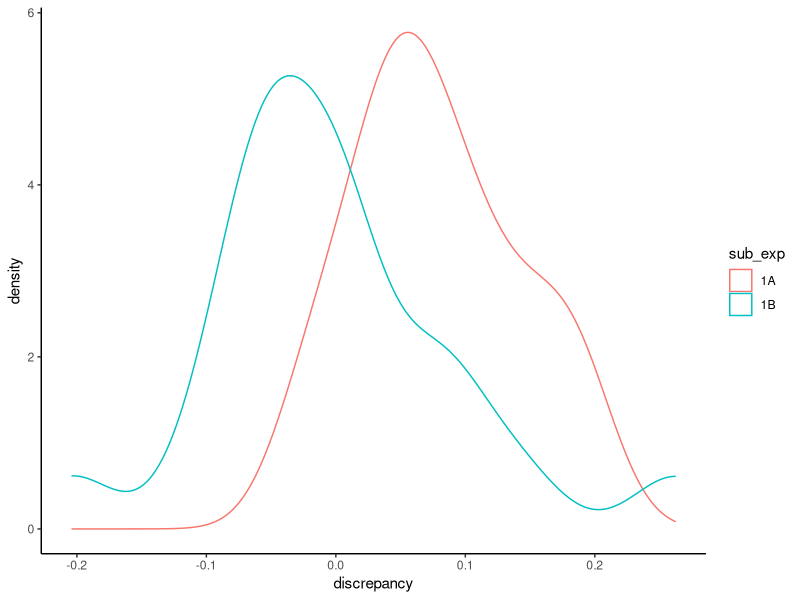
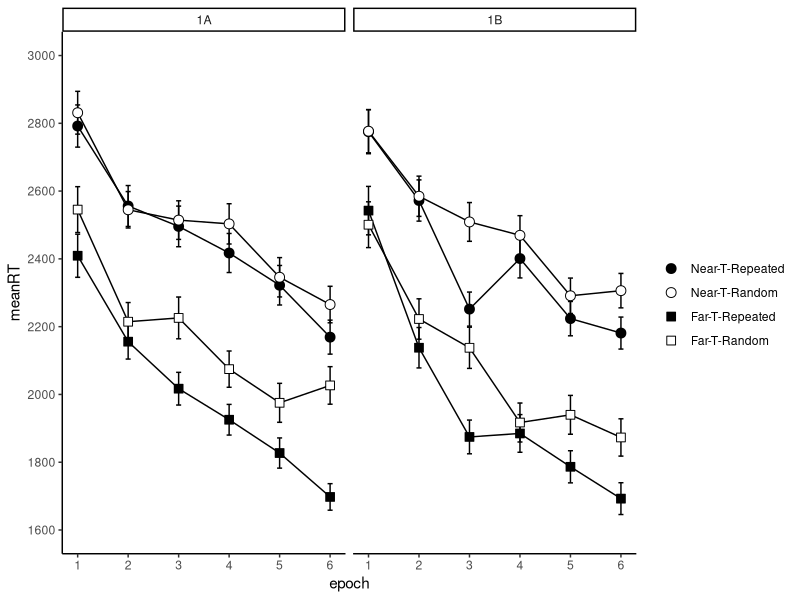

Generate these figures, in order, with R: (Note: this script raises an error after producing the figures.)
## ---- chunk 1
knitr::opts_chunk$set(echo = FALSE, include = FALSE)
date_compiled_title = c("PDF created on", date())
## ---- chunk 2
library(tidyverse)
library(broom)
library(kableExtra)
library(ggrepel)
library(afex)
library(BayesFactor)

theme_set(theme_classic())

setwd(dirname(rstudioapi::getActiveDocumentContext()$path)) # set wd to current file location

data <- read_csv("data_tidy_CCVR03.csv")

# split into main data and awareness phase
dataAw <- filter(data, phase == 2)
dataMain <- 
  filter(data, phase == 1) %>% 
  mutate(TT = if_else(set %in% c(1,2), "repeated", "random"), # recode set into 2 variables
         targ_depth = if_else(set %in% c(1,3), "near", "far"),
         epoch = ceiling(block/5)) %>% 
  select(sub_exp:phase, epoch, block:set, TT, targ_depth, everything())

# did anyone not finish the main task? (yes, one participant)
did_not_finish <- 
  dataMain %>% 
  group_by(subj) %>% 
  count() %>% 
  filter(n < 480)

# remove any participant that failed to finish the main task
dataMain <- dataMain %>% 
  filter(!subj %in% did_not_finish$subj)

## ---- chunk 3
# get demographic information from each participant
data_demog <- 
  dataMain %>% 
  group_by(subj) %>% 
  slice(1) %>% # take top row
  select(subj,sub_exp, age,gender)

# create summary stats of gender, number of participants
demog_summary <- 
  data_demog %>% 
  group_by(sub_exp) %>% 
  summarise(n = n(),
            mean_age = mean(age),
            sd_age = sd(age),
            males = sum(gender=="M"),
            females = sum(gender=="F"),
            non_binary = sum(!gender %in% c("M", "F")))

# summary statistics of response patterns, by sub_exp
basic_resp_stats <- 
  dataMain %>%
  group_by(sub_exp,subj) %>%
  summarise(mean_RT = mean(RT),
            mean_Extra_Resp = mean(num_additional_Rs),
            perc_Rs_Over1 = sum(num_additional_Rs>0)/n(),
            perc_Rs_Over2 = sum(num_additional_Rs>1)/n()) %>% 
  group_by(sub_exp) %>% 
  summarise_all(list(mean = mean, sd = sd)) %>% # from participant summaries, compute sub exp. summary stats
  select(-contains("subj"))
## ---- chunk 4
# what was the distribution of responses by sub_experiment?
dataMain %>% 
  filter(pattern %in% c(2,4)) %>% 
  group_by(sub_exp, num_additional_Rs) %>%
  summarise(n_trials = n(),
            mean_RT = mean(RT)) %>% 
  mutate(prop = n_trials/sum(n_trials)) %>% 
  filter(num_additional_Rs<10)
# this analysis isn't reported, but most common was for trials to have 0 (registered response first time), 1, or 2 additional spacebar responses
## ---- chunk 5
# filter trials with more than 2 responses (num additional Rs > 1), timeouts,
# and outlier RTs  
data <- 
  dataMain %>% 
  filter(num_additional_Rs<=1, 
         dist_to_T>=0,
         RT < 10000) %>%  # too many responses and timeouts
  group_by(subj) %>% 
  mutate(zRT = scale(RT)) %>% 
  filter(between(zRT,-2.5,2.5)) %>% 
  ungroup() 

# what percentage of trials were removed for each participant?
perc_removed <- 
  data %>%
  group_by(subj) %>% 
  summarise(perc = (1 - (n()/480))*100)

# compute normalised RT (norm_RT), for calculating w/s error bars (i.e., Cosin)
data <- 
  data %>% 
  # group_by(subj) %>% # within each experiment, and each subject
  # summarise(sub_MeanRT = mean(RT)) %>% # calculate the mean RT for the subject
  # mutate(sample_MeanRT = mean(sub_MeanRT)) %>% # the overall mean RT for the sample in that experiment
  # ungroup() %>% # ungroup the data, to allow for removal of variable
  # left_join(data, by = "subj") %>% # join to the original data frame
  # mutate(norm_RT = RT - sub_MeanRT + sample_MeanRT) %>% # compute the normalised RT, from the RT, subject mean and sample mean
  # select(sub_exp, subj, age:RT, norm_RT, everything(), -sub_MeanRT, -sample_MeanRT)
  select(sub_exp, subj, age:RT, everything())
  
## ---- chunk 6
# Is anyone an outlier in terms of mean RT? 
overall_RT_Means <- 
  data %>% 
  group_by(sub_exp, subj) %>% 
  summarise(meanRT = mean(RT)) %>% 
  mutate(z_meanRT = scale(meanRT)) 

overall_RT_Means %>% 
  filter(!between(z_meanRT, -2.5, 2.5)) # no Ps detected

# Is anyone an outlier in terms of percent removed?
perc_removed <-
  perc_removed %>%
  mutate(z_perc = scale(perc))

perc_removed_outliers <-
  perc_removed %>%
  filter(!between(z_perc, -2.5, 2.5)) %>%  # two Ps detected
  pull(subj)

# remove the outlier participant from the sample
data <- filter(data,!subj %in% perc_removed_outliers)
## ---- chunk 7
# exploring the difficulty of target detection at different depths

# how many trials contributed to the analysis by target depth

data %>% 
  group_by(sub_exp, subj, targ_depth) %>% 
  summarise(prop = n()/240) %>% 
  group_by(sub_exp,targ_depth) %>% 
  summarise(meanProp = mean(prop))

# clearly a difference in 1A but not in 1B

# any unusual participants?

depth_difficulty_measure <- 
  data %>% 
  group_by(sub_exp, subj, targ_depth) %>% 
  summarise(prop = n()/240) %>%
  pivot_wider(names_from = targ_depth, values_from = prop) %>% 
  mutate(discrepancy = near-far) 

depth_difficulty_measure %>% 
  ggplot(aes(discrepancy, colour = sub_exp)) +
  geom_density()

# it looks like participants in 1A had a much more difficult time with far targets

# remove those with large discrepancy
depth_difficulty_outliers <- 
  depth_difficulty_measure %>% 
  filter(!between(discrepancy,-.15,.15)) %>% 
  pull(subj)

# remove the depth difficulty outliers from the sample
data <- filter(data,!subj %in% depth_difficulty_outliers)

# remove them from the measure of depth difficulty
depth_difficulty_measure <- 
  depth_difficulty_measure %>% 
  filter(between(discrepancy,-.15,.15)) 

## ---- chunk 8

# plot the boxplots of RT by sub-experiment
RT_boxplot <-
  overall_RT_Means %>% 
  ggplot(aes(x = sub_exp, y = meanRT))+
  geom_boxplot(width = .2) +
  geom_point(size = 5, 
             alpha = .2) +
  geom_text_repel(aes(label = subj), 
                  direction = 'y', 
                  nudge_x = .2, 
                  segment.colour = "red", 
                  colour = "red", 
                  segment.alpha = .2) +
  labs(title = "Boxplots with data labelled by participant ID",
       y = "Mean RT",
       x = "Experiment")

## ---- chunk 9
# main analysis of RT

# convert TT and targ_depth to factors and set level order
data <-  
  data %>% 
  mutate(TT = factor(TT, levels = c("repeated", "random")),
         targ_depth = factor(targ_depth, levels = c("near", "far")))

legendLBLs <- c("Near-T-Repeated", "Near-T-Random", "Far-T-Repeated", "Far-T-Random")

# main RT figure
RT_avgs_figure <- 
  data %>% 
  group_by(sub_exp, TT, targ_depth, epoch) %>% 
  summarise(meanRT = mean(RT), 
            SE = sd(RT)/sqrt(n())) %>% 
  ggplot(aes(x = epoch, y = meanRT, group = interaction(TT, targ_depth))) +
  geom_line() +
  geom_errorbar(aes(ymin = meanRT-SE, ymax = meanRT+SE), width = 0.1)+
  geom_point(aes(fill = interaction(TT, targ_depth), shape = interaction(TT, targ_depth)), size = 3) +
  scale_y_continuous(limits = c(1600, 3000), breaks = seq(1600,3000,200)) +
  scale_x_continuous(breaks = 1:6) +
  scale_fill_manual(name  ="",
                    labels = legendLBLs,
                    values = c("black", "white", "black", "white")) +
  scale_shape_manual(name = "",
                     labels = legendLBLs,
                     values = c(21,21,22,22)) +
  facet_wrap(vars(sub_exp))

RT_avgs_figure # print figure
## ---- chunk 10
# save data for statistical analysis
data_RT_ANOVA <- 
  data %>% 
  group_by(sub_exp, subj, TT, targ_depth, epoch) %>% 
  summarise(meanRT = mean(RT))

# full 4-way ANOVA
data_RT_ANOVA %>% 
  aov_car(meanRT ~ Error(subj/(TT*targ_depth*epoch)) + sub_exp, data = .)

# ANOVA for 1A
data_RT_ANOVA %>% 
  filter(sub_exp == "1A") %>% 
  aov_car(meanRT ~ Error(subj/(TT*targ_depth*epoch)), data = .)

# ANOVA for 1B
data_RT_ANOVA %>% 
  filter(sub_exp == "1B") %>% 
  aov_car(meanRT ~ Error(subj/(TT*targ_depth*epoch)), data = .)

# Bayesian ANOVA
data_RT_ANOVA <- 
  data_RT_ANOVA %>% 
  as_tibble() %>% 
  mutate(across(c(sub_exp,subj,TT,targ_depth,epoch), as.factor))

# anovaBF(formula = meanRT ~ TT*targ_depth*epoch*sub_exp + subj,
#         whichRandom = "subj",
#         data = data_RT_ANOVA)

# calculate a CC effect for each target depth
CC_effect <- 
  data %>% 
  group_by(TT, targ_depth) %>% 
  summarise(meanRT = mean(RT)) %>% 
  pivot_wider(names_from = TT, values_from = meanRT) %>% 
  mutate(avgRT = rowMeans(select(.,random,repeated)),
         CCeffect = random - repeated)
## ---- chunk 11
# create new variables with experiment specific names

CCVR03_demog_summary = demog_summary
CCVR03_basic_resp_stats = basic_resp_stats
CCVR03_perc_removed = perc_removed
CCVR03_perc_removed_outliers = perc_removed_outliers
CCVR03_depth_difficulty_measure = depth_difficulty_measure
CCVR03_depth_difficulty_outliers = depth_difficulty_outliers
CCVR03_overall_RT_Means = overall_RT_Means
CCVR03_RT_avgs_figure = RT_avgs_figure
CCVR03_data_RT_ANOVA = data_RT_ANOVA
CCVR03_CC_effect = CC_effect

save(CCVR03_demog_summary,
     CCVR03_basic_resp_stats,
     CCVR03_perc_removed,
     CCVR03_perc_removed_outliers,
     CCVR03_depth_difficulty_measure,
     CCVR03_depth_difficulty_outliers,
     CCVR03_overall_RT_Means,
     CCVR03_RT_avgs_figure,
     CCVR03_data_RT_ANOVA,
     CCVR03_CC_effect,
     file = "../../CCVR_ms_1/CCVR03_export.Rdata")
